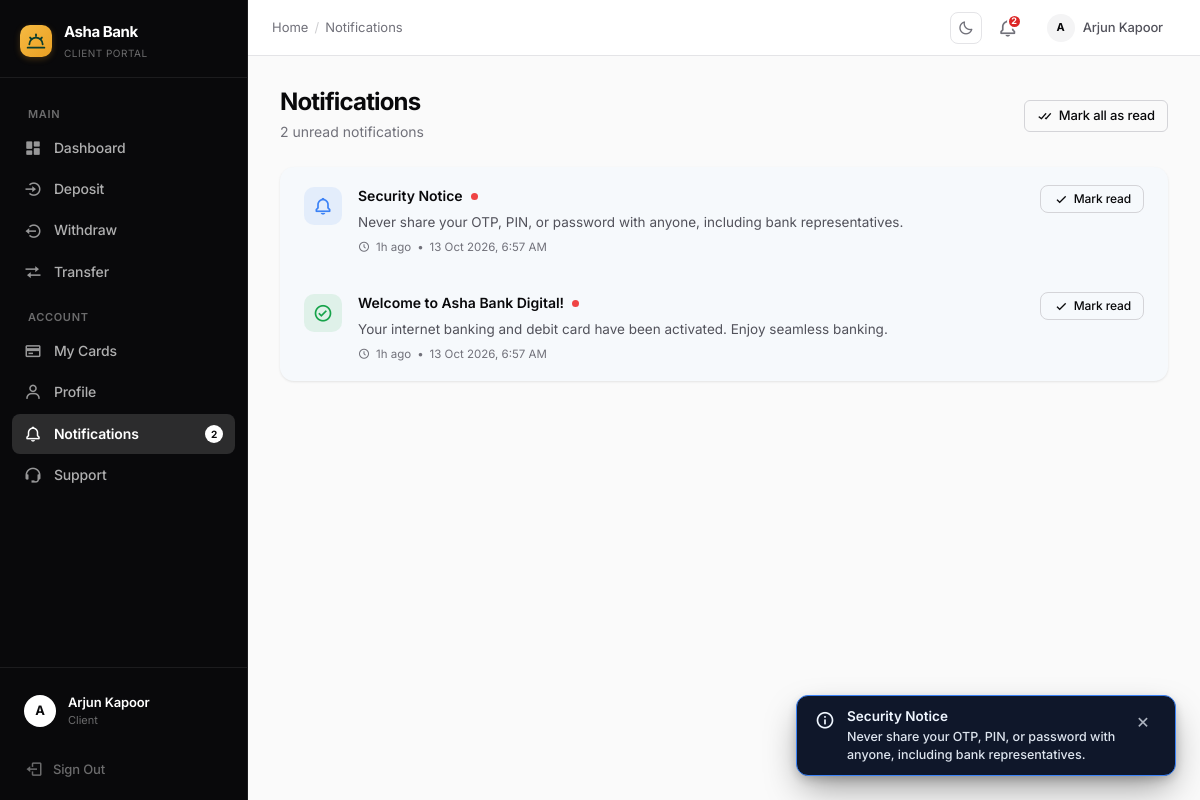
Screenshot of /notifications.php (signed in) with the database file from the repository.
### tables this page shows
CREATE TABLE NOTIFICATIONS (
    notification_id INT AUTO_INCREMENT PRIMARY KEY,
    customer_id INT NOT NULL,
    title VARCHAR(200) NOT NULL,
    message TEXT NOT NULL,
    type ENUM('info','success','warning','danger') DEFAULT 'info',
    is_read TINYINT(1) DEFAULT 0,
    created_at DATETIME DEFAULT CURRENT_TIMESTAMP,
    FOREIGN KEY (customer_id) REFERENCES CUSTOMER(CustomerID) ON DELETE CASCADE
);

### config/db.php (called while the page is built, shortened)
<?php
function e(mixed $s): string {
    return htmlspecialchars((string)$s, ENT_QUOTES | ENT_SUBSTITUTE, 'UTF-8');
}
function formatDate(string $date, string $format = 'd M Y'): string {
    return $date ? date($format, strtotime($date)) : '—';
}
function timeAgo(string $datetime): string {
    $diff = time() - strtotime($datetime);
    if ($diff < 86400)  return floor($diff / 3600) . 'h ago';
    return date('d M Y', strtotime($datetime));
}

### notifications.php (the view, shortened to what this page needs)
<?php
require_once 'config/db.php';
$userId = $_SESSION['user_id'];
$notifs = $pdo->prepare("SELECT * FROM NOTIFICATIONS WHERE customer_id = ? ORDER BY created_at DESC LIMIT 100");
$notifs->execute([$userId]);
$notifications = $notifs->fetchAll();
include 'includes/header.php';
?>
<div class="page-content">
    <div class="page-header" style="display:flex;align-items:center;justify-content:space-between;flex-wrap:wrap;gap:16px;margin-bottom:24px;">
        <div>
            <h1 style="margin:0 0 4px;font-size:24px;font-weight:700;">Notifications</h1>
            <p style="margin:0;font-size:14px;color:var(--text-muted);"><?= $unreadCount ?> unread <?= $unreadCount === 1 ? 'notification' : 'notifications' ?></p>
        </div>
        <?php if ($unreadCount > 0): ?>
        <a href="notifications.php?mark_all=1" class="btn btn-outline btn-sm" style="display:inline-flex;align-items:center;gap:6px;">
            <i class='bx bx-check-double'></i> Mark all as read
        </a>
        <?php endif; ?>
    </div>
    <?php if (empty($notifications)): ?>
    <div class="card reveal" style="border-radius:14px;overflow:hidden;">
        <div class="empty-state" style="padding:60px 20px;text-align:center;">
            <div style="width:58px;height:58px;border-radius:50%;background:rgba(24,95,165,0.08);color:var(--primary);display:flex;align-items:center;justify-content:center;margin:0 auto 16px;font-size:28px;">
                <i class='bx bx-bell-off'></i>
            </div>
            <h3 style="margin:0 0 6px;font-size:16px;font-weight:600;">No notifications yet</h3>
            <p style="margin:0;font-size:13.5px;color:var(--text-muted);max-width:360px;margin-inline:auto;">You're all caught up! New account alerts, transaction updates, and security notices will appear here.</p>
        </div>
    </div>
    <?php else: ?>
    <div class="card reveal" style="border-radius:14px;overflow:hidden;box-shadow:var(--shadow-sm);border:1px solid var(--border-subtle);">
        <?php foreach ($notifications as $n):
            $type = $n['type'] ?? 'info';
            $typeIcons = [
                'success' => 'bx-check-circle',
                'warning' => 'bx-error-alt',
                'danger'  => 'bx-error-circle',
                'info'    => 'bx-bell'
            ];
            $typeColors = [
                'success' => '#16A34A',
                'warning' => '#F59E0B',
                'danger'  => '#EF4444',
                'info'    => '#3B82F6'
            ];
            $typeBg = [
                'success' => 'rgba(22, 163, 74, 0.1)',
                'warning' => 'rgba(245, 158, 11, 0.1)',
                'danger'  => 'rgba(239, 68, 68, 0.1)',
                'info'    => 'rgba(59, 130, 246, 0.1)'
            ];
            $icon     = $typeIcons[$type]  ?? 'bx-bell';
            $color    = $typeColors[$type] ?? '#3B82F6';
            $bg       = $typeBg[$type]     ?? 'rgba(59, 130, 246, 0.1)';
            $isUnread = empty($n['is_read']);
            $notifId  = (int)($n['notification_id'] ?? $n['id'] ?? 0);
        ?>
        <div style="display:flex;align-items:flex-start;gap:16px;padding:18px 24px;border-bottom:1px solid var(--border-subtle);<?= $isUnread ? 'background:rgba(24,95,165,0.04);' : 'background:var(--bg-card);' ?> transition:background .2s;">
            <div style="width:38px;height:38px;border-radius:10px;background:<?= $bg ?>;color:<?= $color ?>;display:flex;align-items:center;justify-content:center;flex-shrink:0;font-size:20px;margin-top:2px;">
                <i class='bx <?= $icon ?>'></i>
            </div>
            <div style="flex:1;min-width:0;">
                <div style="display:flex;align-items:center;gap:8px;margin-bottom:4px;">
                    <span style="font-size:14px;font-weight:600;color:var(--text-primary);"><?= e($n['title']) ?></span>
                    <?php if ($isUnread): ?>
                    <span style="width:7px;height:7px;border-radius:50%;background:#EF4444;display:inline-block;flex-shrink:0;" title="Unread"></span>
                    <?php endif; ?>
                </div>
                <p style="font-size:13.5px;line-height:1.5;color:var(--text-secondary);margin:0 0 6px;word-break:break-word;"><?= e($n['message']) ?></p>
                <div style="font-size:11.5px;color:var(--text-muted);display:flex;align-items:center;gap:6px;">
                    <i class='bx bx-time-five' style="font-size:12px;"></i>
                    <span><?= timeAgo($n['created_at']) ?></span>
                    <span>&bull;</span>
                    <span><?= formatDate($n['created_at'], 'd M Y, g:i A') ?></span>
                </div>
            </div>
            <div style="margin-left:auto;flex-shrink:0;">
                <?php if ($isUnread): ?>
                <a href="notifications.php?read=<?= $notifId ?>" class="btn btn-outline btn-sm" style="display:inline-flex;align-items:center;gap:5px;font-size:12px;padding:5px 12px;border-radius:8px;" aria-label="Mark as read" title="Mark as read">
                    <i class='bx bx-check'></i> Mark read
                </a>
                <?php else: ?>
                <span style="font-size:12px;color:var(--text-muted);display:inline-flex;align-items:center;gap:4px;padding:4px 8px;">
                    <i class='bx bx-check-double' style="color:#16A34A;font-size:16px;"></i> Read
                </span>
                <?php endif; ?>
            </div>
        </div>
        <?php endforeach; ?>
    </div>
    <?php endif; ?>
</div>
<?php include 'includes/footer.php'; ?>

### assets/css/style.css (style rules this page uses)
*, *::before, *::after { margin: 0; padding: 0; box-sizing: border-box; }
html { scroll-behavior: smooth; -webkit-text-size-adjust: 100%; font-size: 16px; }
:root { --white: #FFFFFF; --black: #000000; --gray-50: #FAFAFA; --gray-100: #F4F4F5; --gray-200: #E4E4E7; --gray-300: #D4D4D8; --gray-400: #A1A1AA; --gray-500: #71717A; --gray-600: #52525B; --gray-700: #3F3F46; --gray-800: #27272A; --gray-900: #18181B; --gray-950: #09090B; --accent: #000000; --accent-2: #18181B; --accent-fg: #FFFFFF; --success: #16A34A; --success-bg: #F0FDF4; --warning: #CA8A04; --warning-bg: #FEFCE8; --danger: #DC2626; --danger-bg: #FEF2F2; --info: #2563EB; --info-bg: #EFF6FF; --blue: #2563EB; --green: #16A34A; --amber: #D97706; --red: #DC2626; --ink: #09090B; --ink-muted: #71717A; --ink-faint: #A1A1AA; --bg-base: #FFFFFF; --bg-subtle: #FAFAFA; --bg-muted: #F4F4F5; --border: #E4E4E7; --border-md: #D4D4D8; --border-strong: #A1A1AA; --text-primary: #09090B; --text-secondary: #52525B; --text-muted: #71717A; --text-disabled: #A1A1AA; --font: 'Inter', -apple-system, BlinkMacSystemFont, 'Segoe UI', system-ui, sans-serif; --font-mono: 'SF Mono', 'Fira Code', monospace; --sp-1: 4px; --sp-2: 8px; --sp-3: 12px; --sp-4: 16px; --sp-5: 20px; --sp-6: 24px; --sp-8: 32px; --sp-10: 40px; --sp-12: 48px; --sp-16: 64px; --sp-20: 80px; --sp-24: 96px; --r-xs: 4px; --r-sm: 6px; --r: 8px; --r-md: 12px; --r-lg: 16px; --r-xl: 20px; --r-2xl: 24px; --r-full: 9999px; --shadow-xs: 0 1px 2px rgba(0,0,0,0.04); --shadow-sm: 0 1px 3px rgba(0,0,0,0.06), 0 1px 2px rgba(0,0,0,0.04); --shadow: 0 4px 6px -1px rgba(0,0,0,0.07), 0 2px 4px -1px rgba(0,0,0,0.04); --shadow-md: 0 10px 15px -3px rgba(0,0,0,0.07), 0 4px 6px -2px rgba(0,0,0,0.04); --shadow-lg: 0 20px 25px -5px rgba(0,0,0,0.08), 0 10px 10px -5px rgba(0,0,0,0.03); --shadow-xl: 0 25px 50px -12px rgba(0,0,0,0.12); --ease: cubic-bezier(0.16, 1, 0.3, 1); --ease-in: cubic-bezier(0.4, 0, 1, 1); --ease-out: cubic-bezier(0, 0, 0.2, 1); --dur: 160ms; --dur-md: 240ms; --dur-lg: 400ms; --sidebar-w: 248px; --max-w: 1200px; --topbar-h: 56px; --sidebar-bg: #09090B; --sidebar-border: rgba(255, 255, 255, 0.08); --sidebar-text: rgba(255, 255, 255, 0.68); --sidebar-text-muted: rgba(255, 255, 255, 0.4); --sidebar-text-active: #FFFFFF; --sidebar-hover-bg: rgba(255, 255, 255, 0.08); --sidebar-active-bg: rgba(255, 255, 255, 0.14); }
body { font-family: var(--font); font-size: 15px; line-height: 1.6; color: var(--text-primary); background: var(--bg-base); min-height: 100vh; overflow-x: hidden; -webkit-font-smoothing: antialiased; -moz-osx-font-smoothing: grayscale; font-feature-settings: "cv02","cv03","cv04","cv11"; }
a { text-decoration: none; color: inherit; transition: color var(--dur) var(--ease); }
h1, h2, h3, h4, h5, h6 { font-weight: 600; line-height: 1.2; letter-spacing: -0.025em; color: var(--text-primary); }
h1 { font-size: clamp(30px, 4vw, 48px); font-weight: 700; letter-spacing: -0.035em; }
p { color: var(--text-secondary); }
.btn { display: inline-flex; align-items: center; justify-content: center; gap: var(--sp-2); padding: 10px 18px; font-family: var(--font); font-size: 14px; font-weight: 500; line-height: 1; border: 1px solid transparent; border-radius: var(--r); cursor: pointer; transition: all var(--dur) var(--ease); text-decoration: none; white-space: nowrap; -webkit-user-select: none; user-select: none; letter-spacing: -0.01em; }
.btn i { font-size: 16px; line-height: 1; }
.btn-outline { background: transparent; color: var(--text-primary); border-color: var(--border-md); }
.btn-sm { padding: 7px 12px; font-size: 13px; border-radius: var(--r-sm); }
.card { background: var(--bg-base); border: 1px solid var(--border); border-radius: var(--r-lg); overflow: hidden; box-shadow: var(--shadow-xs); }
.page-content { padding: var(--sp-8); flex: 1; }
.page-header { margin-bottom: var(--sp-8); }
.page-header h1 { margin-bottom: var(--sp-2); font-size: 22px; }
.page-header p { font-size: 14px; color: var(--text-muted); }
.reveal { opacity: 0; transform: translateY(16px); transition: opacity 0.5s var(--ease), transform 0.5s var(--ease); }
.reveal.visible { opacity: 1; transform: translateY(0); }

### rows the page displays
notifications: title "Security Notice", is_read 0 (drawn), message "Never share your OTP, PIN, or password with anyone, including bank representatives.", created_at "1h ago", created_at "13 Oct 2026, 6:57 AM"
notifications: title "Welcome to Asha Bank Digital!", is_read 0 (drawn), message "Your internet banking and debit card have been activated. Enjoy seamless banking.", created_at "1h ago", created_at "13 Oct 2026, 6:57 AM"

### other values shown
$role "CLIENT"
$group "MAIN"
$label "Dashboard"
$label "Deposit"
$label "Withdraw"
$label "Transfer"
$group "ACCOUNT"
$label "My Cards"
$label "Profile"
$label "Notifications"
$badge "2"
$label "Support"
$initials "A"
$username "Arjun Kapoor"
$role "Client"
